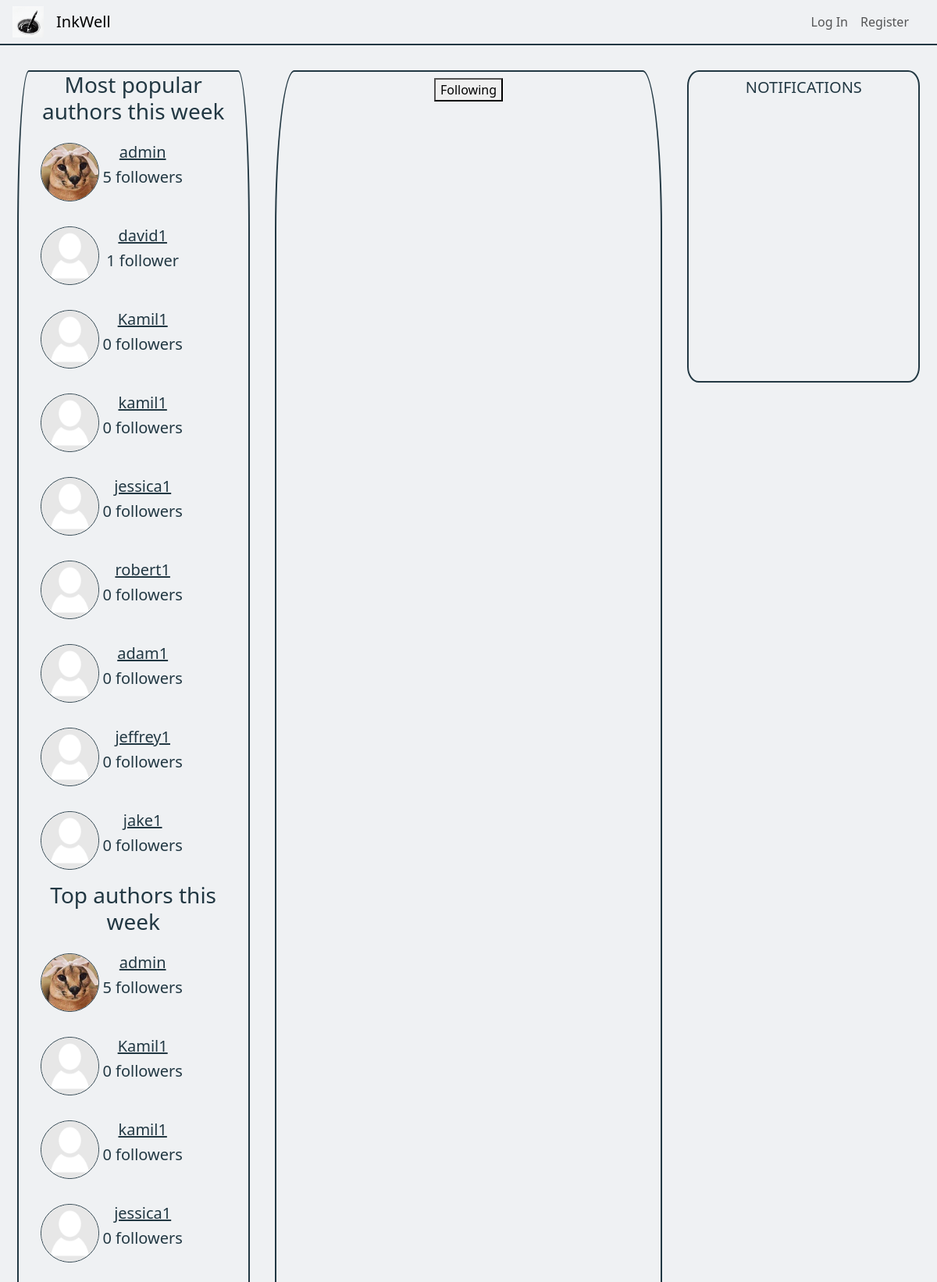
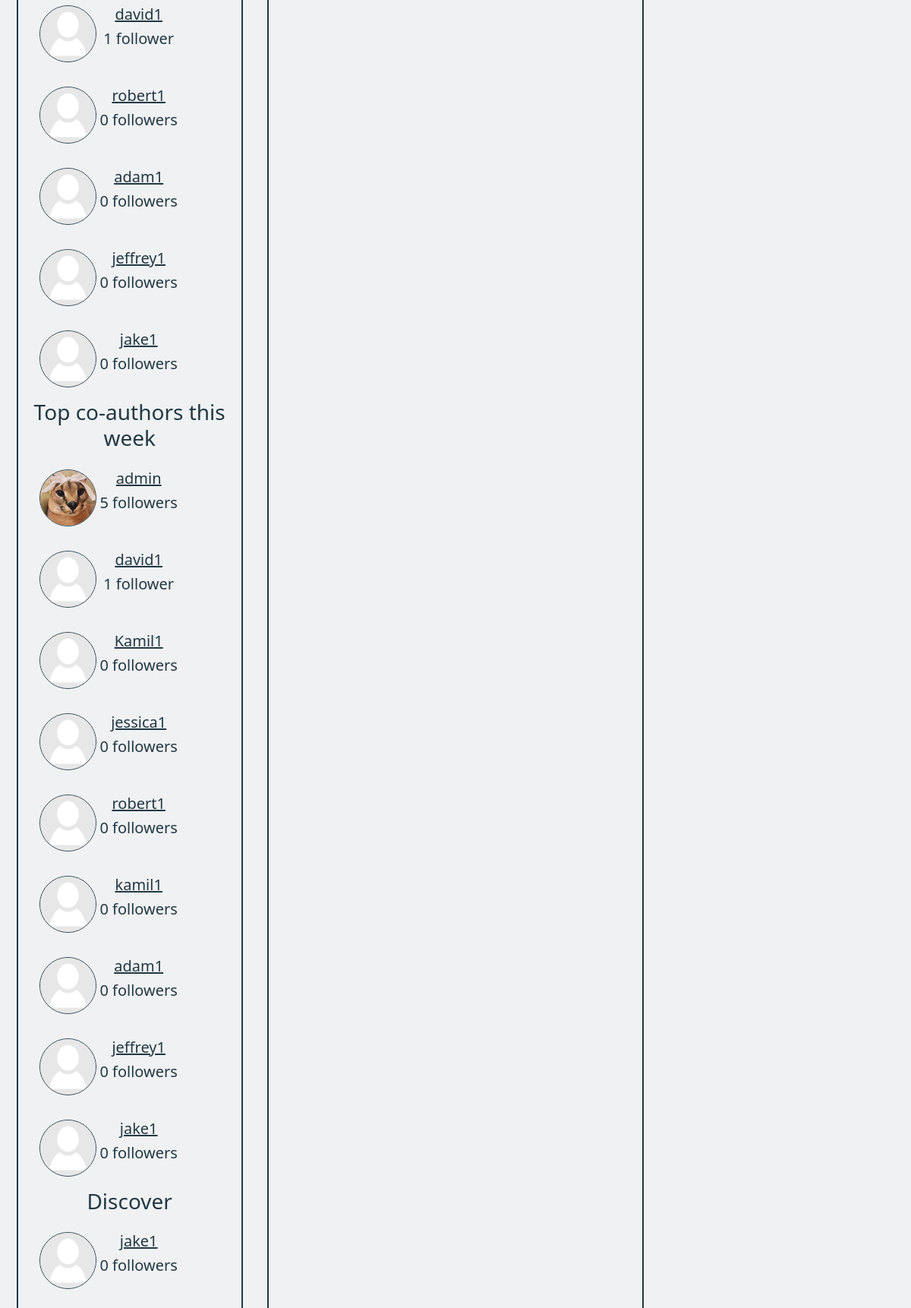
The page / (upper part) on the database its author committed (2 pictures, top to bottom).
### inkwell/models.py (models this page shows, shortened)
class User(AbstractUser):
    about = models.CharField(max_length=250, default="")
    profilePicture = models.ImageField(upload_to='', blank=True, null=True)
    coAuthorRequests = models.PositiveIntegerField(default=0)
    @property
    def acceptedCoAuthorRequests(self):
        acar = Ink.objects.filter(inkOwner=self).values_list('coAuthors', flat=True)
        return acar.count()
    @property
    def followers(self):
        f = Follow.objects.filter(followee=self)
        return f.count()
    @property
    def readers(self):
        r = Ink.objects.filter(inkOwner=self).values_list('views', flat=True)
        r = sum(r)
        return r
    @property
    def letters(self):
        l = Ink.objects.filter(inkOwner=self).values_list('letterCount', flat=True)
        l = sum(l)
        return l

### inkwell/views.py (the view)
# urls.py: path('', views.index, name='index'),
def index(request):
    users = User.objects.all()
    popularAuthors = sorted(users, key=lambda user: user.readers * user.followers, reverse=True)[:10]
    topAuthors = sorted(users, key=lambda user: user.letters * user.coAuthorRequests, reverse=True)[:10]
    topCoAuthors = sorted(users, key=lambda user: user.acceptedCoAuthorRequests, reverse=True)[:10]
    discoverAuthors = User.objects.annotate(random_order=Random()).order_by('random_order')[:20]
    return render(request, 'inkwell/index.html', {
        'popularAuthors': popularAuthors,
        'topAuthors': topAuthors,
        'topCoAuthors': topCoAuthors,
        'discoverAuthors': discoverAuthors
    })

### inkwell/templates/inkwell/index.html (shortened to what this page needs)
{% extends "inkwell/layout.html" %}
{% block body %}
<div class="index container-fluid">
    <div class="row d-flex justify-content-center">
        <div class="col-3" id="authors-col">
            <div class="underline-text popular-authors text-center" id="popularAuthors">
                <h3>Most popular authors this week</h3>
                {% for author in popularAuthors %}
                    <div class="row">
                        <div class="col-1">
                            {% if author.profilePicture %}
                                <img class="author-profile-picture" src="media/{{ author.profilePicture }}">
                            {% else %}
                                <img class="author-profile-picture" src="media/no-profile-picture-icon.jpg">
                            {% endif %}
                        </div>
                        <div class="col">
                            <a class="authorLink" href="{% url 'well' username=author.username %}"><h5 class="">{{author.username}}</h5></a>
                            {% if author.followers == 1 %}
                                <h5 class="lead">{{ author.followers }} follower</h5>
                            {% else %}
                                <h5 class="lead">{{ author.followers }} followers</h5>
                            {% endif %}
                        </div>
                    </div>
                {% endfor %}
            </div>
            <div class="underline-text top-authors text-center" id="topAuthors">
                <h3>Top authors this week</h3>
                {% for author in topAuthors %}
                    <div class="row">
                        <div class="col-1">
                            {% if author.profilePicture %}
                                <img class="author-profile-picture" src="media/{{ author.profilePicture }}">
                            {% else %}
                                <img class="author-profile-picture" src="media/no-profile-picture-icon.jpg">
                            {% endif %}
                        </div>
                        <div class="col">
                            <a class="authorLink" href="{% url 'well' username=author.username %}"><h5 class="">{{author.username}}</h5></a>
                            {% if author.followers == 1 %}
                                <h5 class="lead">{{ author.followers }} follower</h5>
                            {% else %}
                                <h5 class="lead">{{ author.followers }} followers</h5>
                            {% endif %}
                        </div>
                    </div>
                {% endfor %}
            </div>
            <div class="underline-text top-co-authors text-center" id="topCoAuthors">
                <h3>Top co-authors this week</h3>
                {% for author in topCoAuthors %}
                    <div class="row">
                        <div class="col-1">
                            {% if author.profilePicture %}
                                <img class="author-profile-picture" src="media/{{ author.profilePicture }}">
                            {% else %}
                                <img class="author-profile-picture" src="media/no-profile-picture-icon.jpg">
                            {% endif %}
                        </div>
                        <div class="col">
                            <a class="authorLink" href="{% url 'well' username=author.username %}"><h5 class="">{{author.username}}</h5></a>
                            {% if author.followers == 1 %}
                                <h5 class="lead">{{ author.followers }} follower</h5>
                            {% else %}
                                <h5 class="lead">{{ author.followers }} followers</h5>
                            {% endif %}
                        </div>
                    </div>
                {% endfor %}
            </div>
            <div class="underline-text discover-authors text-center">
                <h3>Discover</h3>
                {% for author in discoverAuthors %}
                    <div class="row">
                        <div class="col-1">
                            {% if author.profilePicture %}
                                <img class="author-profile-picture" src="media/{{ author.profilePicture }}">
                            {% else %}
                                <img class="author-profile-picture" src="media/no-profile-picture-icon.jpg">
                            {% endif %}
                        </div>
                        <div class="col">
                            <a class="authorLink" href="{% url 'well' username=author.username %}"><h5 class="">{{author.username}}</h5></a>
                            {% if author.followers == 1 %}
                                <h5 class="lead">{{ author.followers }} follower</h5>
                            {% else %}
                                <h5 class="lead">{{ author.followers }} followers</h5>
                            {% endif %}
                        </div>
                    </div>
                {% endfor %}
            </div>
        </div>
        <div class="col-5">
            <div class="container d-flex justify-content-center filtering mt-2">
                <button class="" id="followingTimelineBtn">Following</button>
            </div>
        </div>
        <div class="notifications-col-style col-3" id="notifications_col">
            <h5 class="text-center mt-2">NOTIFICATIONS</h5>
        </div>
    </div>
</div>
{% endblock %}

### inkwell/static/inkwell/styles.css (style rules this page uses)
:root { --black: #020202ff; --dark-green: #0d2818ff; --pakistan-green: #04471cff; --sea-green: #058c42ff; --malachite: #16db65ff; --coquelicot: #f15025ff; --white: #ffffffff; --platinum: #e6e8e6ff; --timberwolf: #ced0ceff; --eerie-black: #191919ff; --gunmetal: #223843ff; --antiflash-white: #eff1f3ff; --timberwolf: #dbd3d8ff; --desert-sand: #d8b4a0ff; --burnt-sienna: #d77a61ff; --primary-color: var(--antiflash-white); --secondary-color: var(--antiflash-white); --text-color: var(--gunmetal); --border-color: var(--gunmetal); }
p, a, h1, h2, h3, h4, h5, span { color: var(--text-color); }
body { background-color: var(--primary-color); }
.col-5 { border: var(--border-color) 2px solid; border-radius: 5%; margin: 1rem; }
.col-3 { border: var(--border-color) 2px solid; border-radius: 5%; margin: 1rem; }
.index.container-fluid { padding: 0; margin: 0; }
.row { padding: 1rem; }
.notifications-col-style { height: 50vh; overflow-y: auto; text-overflow: ellipsis; }
.author-profile-picture { border: 1px var(--border-color) solid; border-radius: 50%; width: 75px; height: 75px; overflow: hidden; }

### rows shown on the page
User: profilePicture (picture), username "admin", followers "5"
User: username "david1", followers "1"
User: username "Kamil1", followers "0"
User: username "kamil1", followers "0"
User: username "jessica1", followers "0"
User: username "robert1", followers "0"
User: username "adam1", followers "0"
User: username "jeffrey1", followers "0"
User: username "jake1", followers "0"
